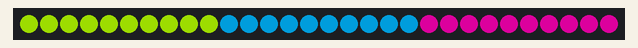
Simulated run of this program. Board: ESP32 board running MicroPython. Parts: 30 RGB LEDs in strip order, left to right. Dim RGB values are drawn brighter than linear.

Above: at 0.45 s.
At 5.28 s:
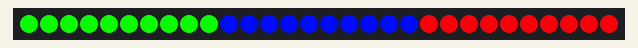
At 10.11 s:
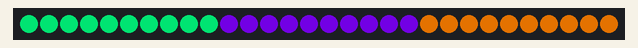
At 20.07 s:
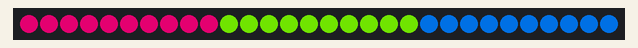
At 30.34 s:
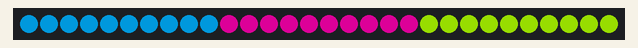
At 39.7 s:
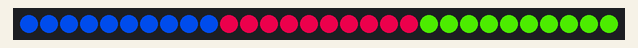

The program:

RGB_____.py
```python
#导入Pin模块
from machine import Pin
import time
from machine import PWM
from neopixel import NeoPixel

#定义RGB灯控制对象
pin=22
rgb_num=30
rgb_led=NeoPixel(Pin(pin,Pin.OUT),rgb_num)

i=0
flag=0
brightness1=255
#程序入口
while True:
    if brightness1>0 :
        brightness1-=1
        brightness2=255-brightness1
    elif brightness1==0 : #每次渐变结束后切换颜色
        flag+=1
        brightness1=255
        brightness2=0
    if flag==3 :
        flag=0
    if flag==0 :
        while i<10 : #每10个灯显示不同颜色
            rgb_led[i]=(brightness1, brightness2, 0)
            i+=1
        while i<20 :
            rgb_led[i]=(0, brightness1, brightness2)
            i+=1
        while i<30 :
            rgb_led[i]=(brightness2, 0, brightness1)
            i+=1
        i=0
    if flag==1 :
        while i<10 :
            rgb_led[i]=(0, brightness1, brightness2)
            i+=1
        while i<20 :
            rgb_led[i]=(brightness2, 0, brightness1)
            i+=1
        while i<30 :
            rgb_led[i]=(brightness1, brightness2, 0)
            i+=1
        i=0
    if flag==2 :
        while i<10 :
            rgb_led[i]=(brightness2, 0, brightness1)
            i+=1
        while i<20 :
            rgb_led[i]=(brightness1, brightness2, 0)
            i+=1
        while i<30 :
            rgb_led[i]=(0, brightness1, brightness2)
            i+=1
        i=0
    rgb_led.write()
```
